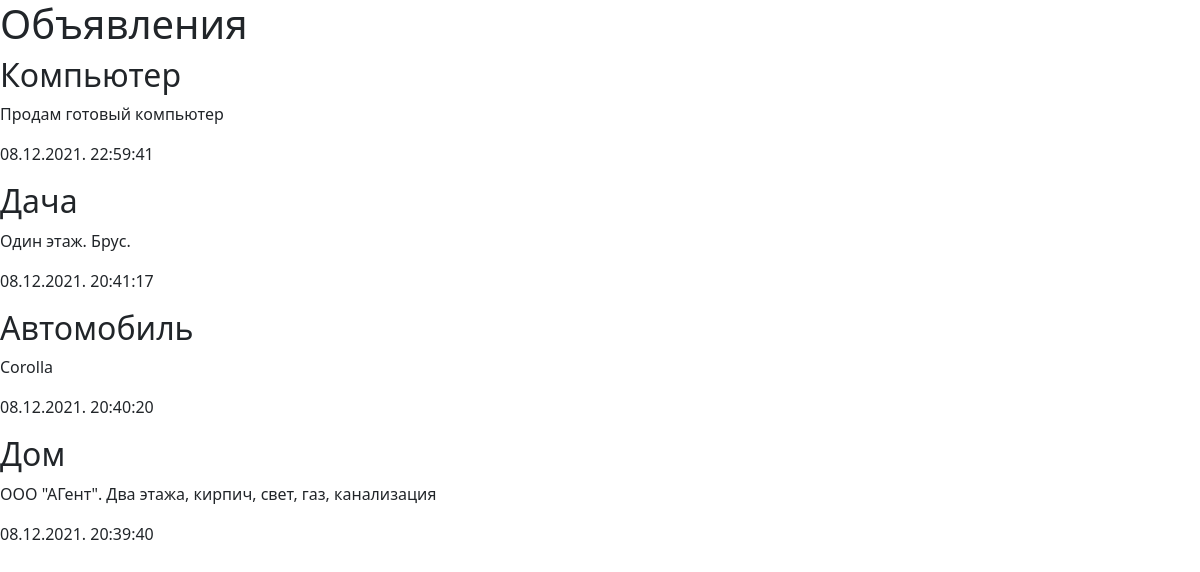
/btest/, run on the app's committed database.
### btest/models.py (models this page shows)
class Bb(models.Model):
    title = models.CharField(max_length=50, verbose_name='Товар')
    content = models.TextField(null=True, blank=True, verbose_name='Описание')
    price = models.FloatField(null=True, blank=True, verbose_name='Цена')
    published = models.DateTimeField(auto_now_add=True, db_index=True, verbose_name='Опубликовано')
    rubric = models.ForeignKey('Rubric', null=True, on_delete=models.PROTECT, verbose_name='Рубрика')
    class Meta:
        verbose_name_plural = 'Объявления'
        verbose_name = 'Объявление'
        ordering = ['-published']

### btest/views.py (the view)
# urls.py: path('', index),
def index(request):
    bbs = Bb.objects.all()
    return render(request, "btest/index.html", {'bbs': bbs})

### btest/templates/btest/index.html (shortened to what this page needs)
<!DOCTYPE html>
<html lang="ru">
<head>
    {% load bootstrap5 %}
           {% bootstrap_css %}
    </head>
<body>
<h1>Объявления</h1>
       {% for bb in bbs %}
       <div>
<h2>{{ bb.title }}</h2>
<p>{{ bb.content }}</p>
<p>{{ bb.published|date:"d.m.Y. H:i:s"}}</p>
</div>
       {% endfor %}
</body>
</html>

### data on the page
Bb: title "Компьютер", content "Продам готовый компьютер", published "08.12.2021. 22:59:41"
Bb: title "Дача", content "Один этаж. Брус.", published "08.12.2021. 20:41:17"
Bb: title "Автомобиль", content "Corolla", published "08.12.2021. 20:40:20"
Bb: title "Дом", content "ООО \"АГент\". Два этажа, кирпич, свет, газ, канализация", published "08.12.2021. 20:39:40"
